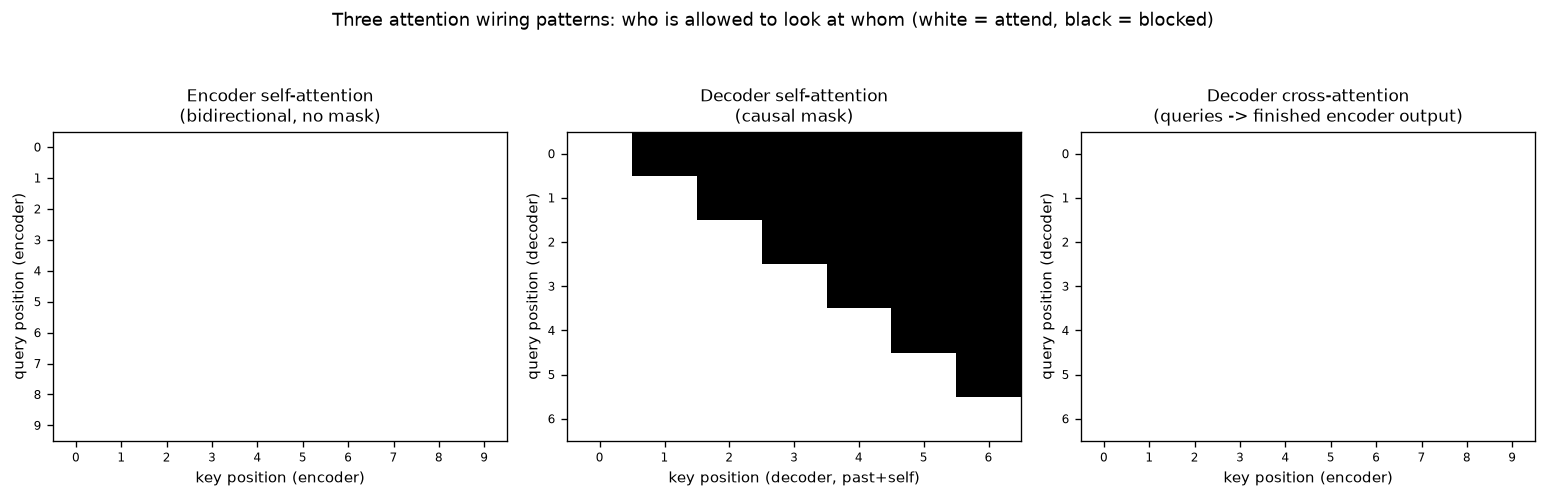

The Python source for this figure:
"""
Day 61 — Encoder-only vs decoder-only vs encoder-decoder attention masks.

Visualizes the additive attention mask (0 = attend, -inf shown as black/blocked)
for three architectures, applied to QK^T/sqrt(d) before softmax:
  1. Encoder self-attention: fully bidirectional, no mask.
  2. Decoder self-attention: causal mask, token i only sees j <= i.
  3. Decoder cross-attention: decoder queries (m tokens) attend freely over
     the FINISHED encoder output (n tokens) -- no causal restriction needed
     because the whole encoder sequence is already known.
"""
import numpy as np
import matplotlib.pyplot as plt

np.random.seed(42)

n_enc = 10   # encoder sequence length
m_dec = 7    # decoder sequence length

# 1. Encoder self-attention mask: fully open (all zeros = fully allowed)
encoder_mask = np.zeros((n_enc, n_enc))

# 2. Decoder self-attention mask: causal (upper triangle, excluding diagonal, is blocked)
decoder_mask = np.triu(np.ones((m_dec, m_dec)), k=1)  # 1 = blocked, 0 = allowed

# 3. Cross-attention mask: decoder queries (rows) x encoder keys (cols), fully open
cross_mask = np.zeros((m_dec, n_enc))

fig, axes = plt.subplots(1, 3, figsize=(13, 4.2))

titles = [
    "Encoder self-attention\n(bidirectional, no mask)",
    "Decoder self-attention\n(causal mask)",
    "Decoder cross-attention\n(queries -> finished encoder output)",
]
data = [encoder_mask, decoder_mask, cross_mask]
xlabels = ["key position (encoder)", "key position (decoder, past+self)", "key position (encoder)"]
ylabels = ["query position (encoder)", "query position (decoder)", "query position (decoder)"]

for ax, mat, title, xl, yl in zip(axes, data, titles, xlabels, ylabels):
    # cmap: white = allowed (0), black = blocked (1)
    ax.imshow(mat, cmap="Greys", vmin=0, vmax=1, aspect="auto")
    ax.set_title(title, fontsize=10)
    ax.set_xlabel(xl, fontsize=9)
    ax.set_ylabel(yl, fontsize=9)
    ax.set_xticks(range(mat.shape[1]))
    ax.set_yticks(range(mat.shape[0]))
    ax.tick_params(labelsize=7)

fig.suptitle(
    "Three attention wiring patterns: who is allowed to look at whom (white = attend, black = blocked)",
    fontsize=11,
)
plt.tight_layout(rect=[0, 0, 1, 0.94])
plt.savefig("graph_DAY_61.png", dpi=120, bbox_inches="tight")
